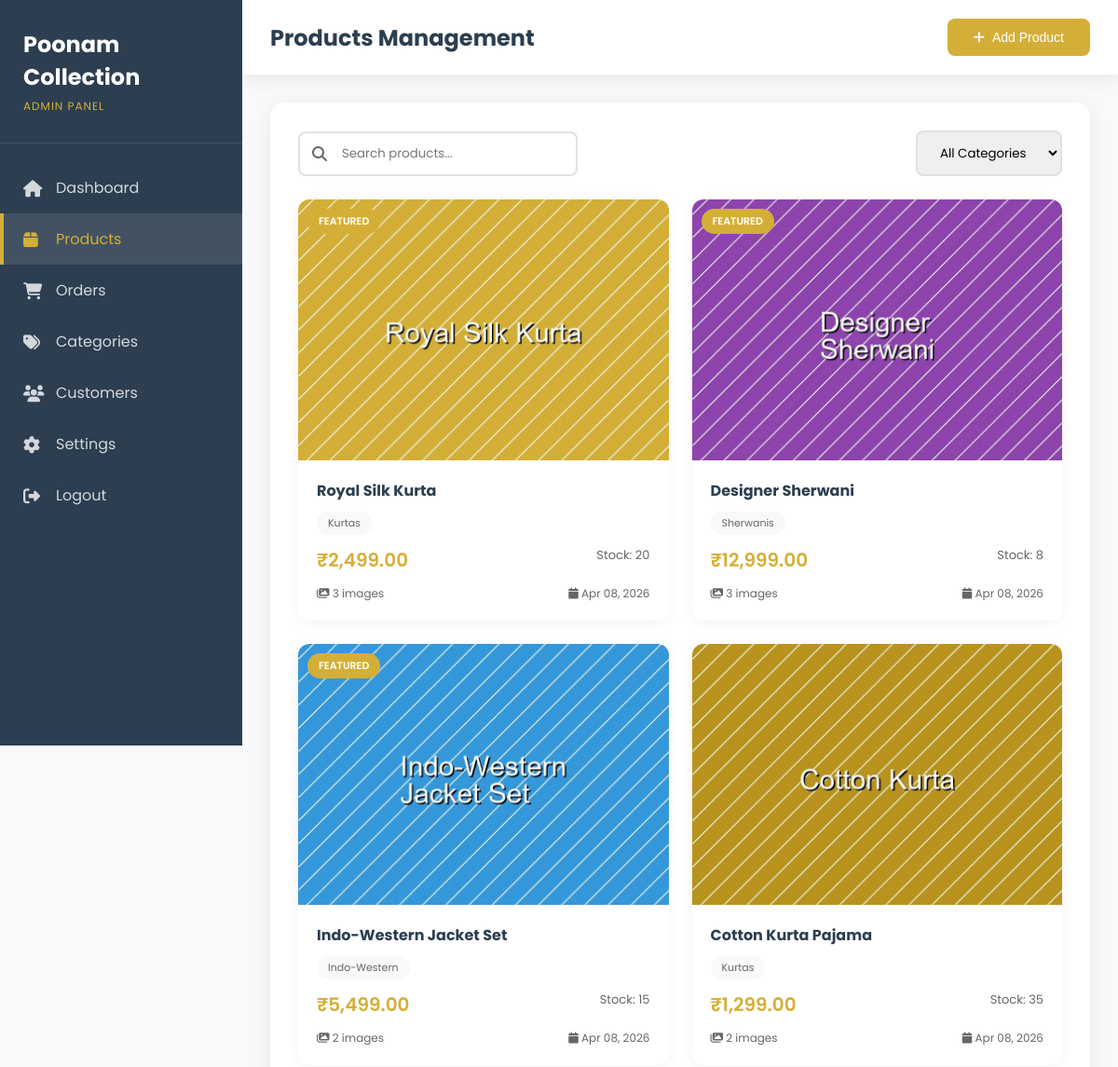
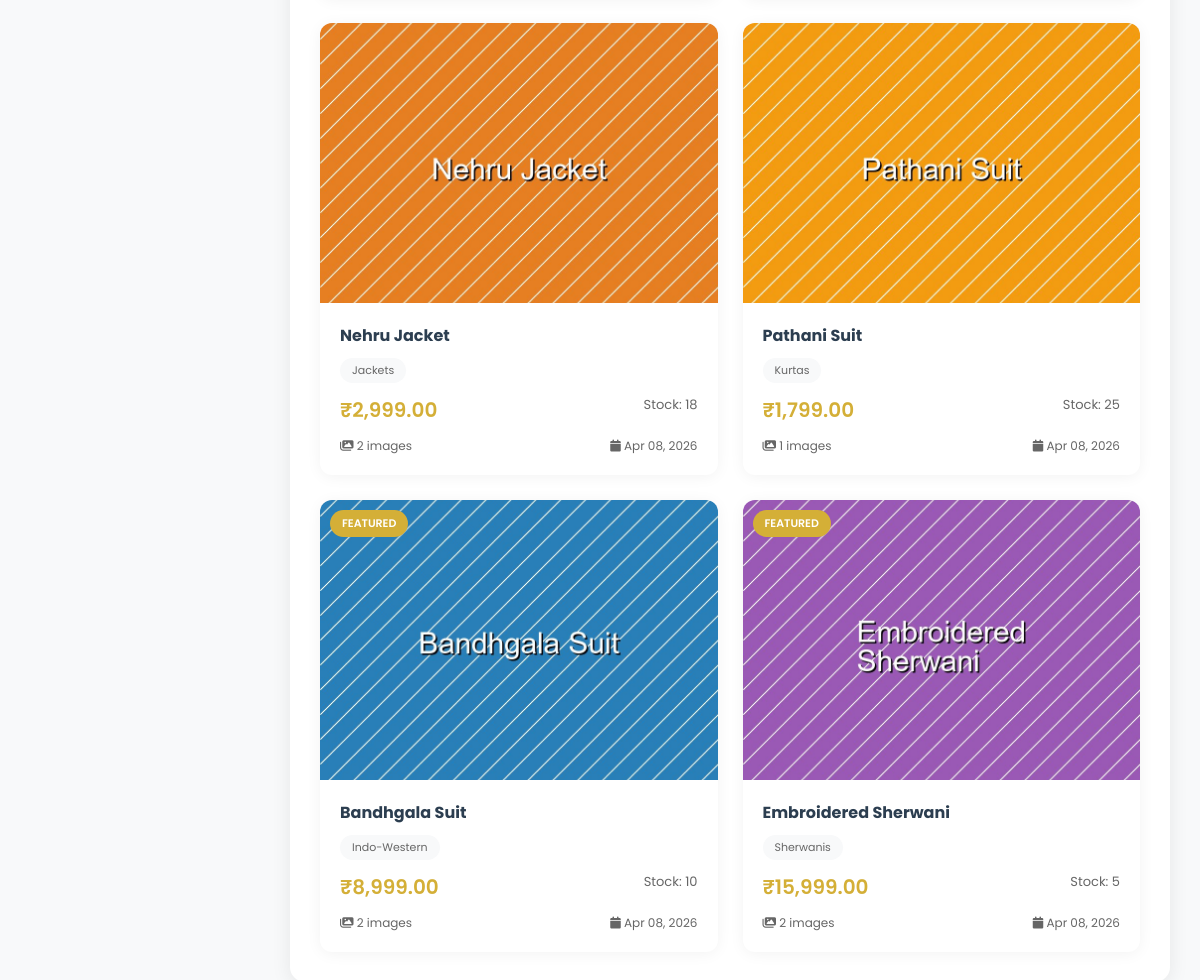
Page /admin/products.php (signed in) on the committed database (2 pictures, top to bottom).
### tables this page shows
CREATE TABLE IF NOT EXISTS products (
    id INT AUTO_INCREMENT PRIMARY KEY,
    name VARCHAR(255) NOT NULL,
    category VARCHAR(100) NOT NULL,
    price DECIMAL(10, 2) NOT NULL,
    description TEXT,
    stock INT DEFAULT 0,
    featured BOOLEAN DEFAULT FALSE,
    created_at TIMESTAMP DEFAULT CURRENT_TIMESTAMP,
    updated_at TIMESTAMP DEFAULT CURRENT_TIMESTAMP ON UPDATE CURRENT_TIMESTAMP
);

### admin/products.php (the view, shortened to what this page needs)
<?php
$database = new Database();
$db = $database->connect();
$productsQuery = "
    SELECT p.*,
           COUNT(pi.id) as image_count,
           (SELECT image_url FROM product_images WHERE product_id = p.id AND is_primary = 1 LIMIT 1) as primary_image
    FROM products p
    LEFT JOIN product_images pi ON p.id = pi.product_id
    GROUP BY p.id
    ORDER BY p.created_at DESC
";
$products = $db->query($productsQuery)->fetchAll();
?>
<!DOCTYPE html>
<html lang="en">
<head>
    <link rel="stylesheet" href="../assets/css/admin.css">
    <link rel="stylesheet" href="https://cdnjs.cloudflare.com/ajax/libs/font-awesome/6.4.0/css/all.min.css">
</head>
<body>
    <div class="admin-container">
        <aside class="sidebar">
            <div class="sidebar-header">
                <h2>Poonam Collection</h2>
                <p>Admin Panel</p>
            </div>
            <nav class="sidebar-nav">
                <a href="index.php" class="nav-item">
                    <i class="fas fa-home"></i>
                    <span>Dashboard</span>
                </a>
                <a href="products.php" class="nav-item active">
                    <i class="fas fa-box"></i>
                    <span>Products</span>
                </a>
                <a href="orders.php" class="nav-item">
                    <i class="fas fa-shopping-cart"></i>
                    <span>Orders</span>
                </a>
                <a href="categories.php" class="nav-item">
                    <i class="fas fa-tags"></i>
                    <span>Categories</span>
                </a>
                <a href="customers.php" class="nav-item">
                    <i class="fas fa-users"></i>
                    <span>Customers</span>
                </a>
                <a href="settings.php" class="nav-item">
                    <i class="fas fa-cog"></i>
                    <span>Settings</span>
                </a>
                <a href="logout.php" class="nav-item">
                    <i class="fas fa-sign-out-alt"></i>
                    <span>Logout</span>
                </a>
            </nav>
        </aside>
        <main class="main-content">
            <header class="top-bar">
                <div class="top-bar-left">
                    <h1>Products Management</h1>
                </div>
                <div class="top-bar-right">
                    <button class="btn btn-primary" onclick="openAddProductModal()">
                        <i class="fas fa-plus"></i> Add Product
                    </button>
                </div>
            </header>
            <div class="content">
                <div class="section-card">
                    <div class="section-header">
                        <div class="search-box">
                            <i class="fas fa-search"></i>
                            <input type="text" placeholder="Search products..." id="searchInput">
                        </div>
                        <select class="filter-select" id="categoryFilter">
                            <option value="">All Categories</option>
                        </select>
                    </div>
                    <div class="products-grid-admin">
                        <?php foreach($products as $product): ?>
                        <div class="product-card-admin" data-category="<?php echo $product['category']; ?>">
                            <div class="product-image-admin">
                                <?php if($product['featured']): ?>
                                <span class="featured-badge">Featured</span>
                                <?php endif; ?>
                            </div>
                            <div class="product-info-admin">
                                <h3><?php echo $product['name']; ?></h3>
                                <p class="category-tag"><?php echo $product['category']; ?></p>
                                <div class="product-details">
                                    <span class="price">₹<?php echo number_format($product['price'], 2); ?></span>
                                    <span class="stock">Stock: <?php echo $product['stock']; ?></span>
                                </div>
                                <div class="product-meta">
                                    <span><i class="fas fa-images"></i> <?php echo $product['image_count']; ?> images</span>
                                    <span><i class="fas fa-calendar"></i> <?php echo date('M d, Y', strtotime($product['created_at'])); ?></span>
                                </div>
                            </div>
                        </div>
                        <?php endforeach; ?>
                    </div>
                </div>
            </div>
        </main>
    </div>
</body>
</html>

### assets/css/admin.css (style rules this page uses)
:root { --primary-color: #d4af37; --primary-dark: #b8941f; --secondary-color: #2c3e50; --success-color: #27ae60; --danger-color: #e74c3c; --warning-color: #f39c12; --info-color: #3498db; --text-dark: #1a1a1a; --text-light: #666; --bg-light: #f8f9fa; --white: #ffffff; --border-color: #e1e1e1; --shadow: 0 4px 20px rgba(0,0,0,0.08); --transition: all 0.3s ease; --sidebar-width: 260px; }
* { margin: 0; padding: 0; box-sizing: border-box; }
body { font-family: 'Poppins', sans-serif; color: var(--text-dark); background: var(--bg-light); }
.admin-container { display: flex; min-height: 100vh; }
.sidebar { width: var(--sidebar-width); background: var(--secondary-color); color: var(--white); position: fixed; height: 100vh; overflow-y: auto; transition: var(--transition); z-index: 1000; }
.sidebar-header { padding: 30px 25px; border-bottom: 1px solid rgba(255,255,255,0.1); }
.sidebar-header h2 { font-size: 24px; margin-bottom: 5px; }
.sidebar-header p { font-size: 12px; color: var(--primary-color); text-transform: uppercase; letter-spacing: 1px; }
.sidebar-nav { padding: 20px 0; }
.nav-item { display: flex; align-items: center; gap: 15px; padding: 15px 25px; color: rgba(255,255,255,0.8); text-decoration: none; transition: var(--transition); position: relative; }
.nav-item i { width: 20px; font-size: 18px; }
.nav-item:hover, .nav-item.active { background: rgba(255,255,255,0.1); color: var(--primary-color); }
.nav-item.active::before { content: ''; position: absolute; left: 0; top: 0; height: 100%; width: 4px; background: var(--primary-color); }
.main-content { flex: 1; margin-left: var(--sidebar-width); transition: var(--transition); }
.top-bar { background: var(--white); padding: 20px 30px; display: flex; justify-content: space-between; align-items: center; box-shadow: var(--shadow); position: sticky; top: 0; z-index: 100; }
.top-bar-left { display: flex; align-items: center; gap: 20px; }
.top-bar-left h1 { font-size: 24px; color: var(--secondary-color); }
.top-bar-right { display: flex; align-items: center; gap: 20px; }
.content { padding: 30px; }
.section-card { background: var(--white); border-radius: 15px; padding: 30px; box-shadow: var(--shadow); margin-bottom: 30px; }
.section-header { display: flex; justify-content: space-between; align-items: center; margin-bottom: 25px; flex-wrap: wrap; gap: 20px; }
.btn { padding: 12px 28px; border: none; border-radius: 8px; font-weight: 500; cursor: pointer; transition: var(--transition); display: inline-flex; align-items: center; gap: 8px; font-size: 14px; }
.btn-primary { background: var(--primary-color); color: var(--white); }
.search-box { position: relative; width: 300px; }
.search-box i { position: absolute; left: 15px; top: 50%; transform: translateY(-50%); color: var(--text-light); }
.search-box input { width: 100%; padding: 12px 15px 12px 45px; border: 2px solid var(--border-color); border-radius: 8px; font-family: 'Poppins', sans-serif; transition: var(--transition); }
.filter-select { padding: 12px 20px; border: 2px solid var(--border-color); border-radius: 8px; font-family: 'Poppins', sans-serif; cursor: pointer; transition: var(--transition); }
.products-grid-admin { display: grid; grid-template-columns: repeat(auto-fill, minmax(280px, 1fr)); gap: 25px; }
.product-card-admin { background: var(--white); border-radius: 12px; overflow: hidden; box-shadow: 0 2px 15px rgba(0,0,0,0.05); transition: var(--transition); }
.product-image-admin { position: relative; height: 280px; overflow: hidden; background: var(--bg-light); }
.featured-badge { position: absolute; top: 10px; left: 10px; background: var(--primary-color); color: var(--white); padding: 5px 12px; border-radius: 20px; font-size: 11px; font-weight: 600; text-transform: uppercase; }
.product-info-admin { padding: 20px; }
.product-info-admin h3 { font-size: 16px; margin-bottom: 8px; color: var(--secondary-color); }
.category-tag { display: inline-block; padding: 4px 12px; background: var(--bg-light); border-radius: 15px; font-size: 11px; color: var(--text-light); margin-bottom: 12px; }
.product-details { display: flex; justify-content: space-between; margin-bottom: 12px; }
.product-details .price { font-size: 20px; font-weight: 600; color: var(--primary-color); }
.product-details .stock { font-size: 13px; color: var(--text-light); }
.product-meta { display: flex; justify-content: space-between; font-size: 12px; color: var(--text-light); }

### rows in the picture
products: featured "FEATURED", name "Royal Silk Kurta", category "Kurtas", price "2,499.00", stock "20", image_count "3", created_at "Apr 08, 2026"
products: featured "FEATURED", name "Designer Sherwani", category "Sherwanis", price "12,999.00", stock "8", image_count "3", created_at "Apr 08, 2026"
products: featured "FEATURED", name "Indo-Western Jacket Set", category "Indo-Western", price "5,499.00", stock "15", image_count "2", created_at "Apr 08, 2026"
products: name "Cotton Kurta Pajama", category "Kurtas", price "1,299.00", stock "35", image_count "2", created_at "Apr 08, 2026"
products: name "Nehru Jacket", category "Jackets", price "2,999.00", stock "18", image_count "2", created_at "Apr 08, 2026"
products: name "Pathani Suit", category "Kurtas", price "1,799.00", stock "25", image_count "1", created_at "Apr 08, 2026"
products: featured "FEATURED", name "Bandhgala Suit", category "Indo-Western", price "8,999.00", stock "10", image_count "2", created_at "Apr 08, 2026"
products: featured "FEATURED", name "Embroidered Sherwani", category "Sherwanis", price "15,999.00", stock "5", image_count "2", created_at "Apr 08, 2026"
